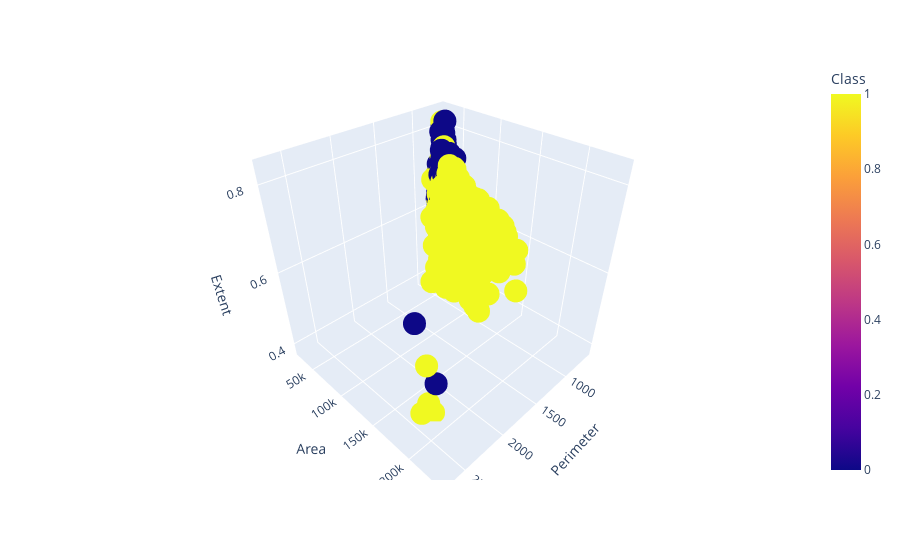

Write notebook code for a chart like this one.
### Code cell
fig = px.scatter_3d(df, x="Perimeter", y="Area", z="Extent", color="Class")
fig.show()

### Figure 1 — Plotly figure (JSON) as saved in the notebook; plotly's stock layout.template omitted (floating-point values rounded to 4 significant figures; data arrays with more than 128 entries replaced by an {"elided": "..."} marker saying what was removed)
{"data": [{"hovertemplate": "Perimeter=%{x}<br>Area=%{y}<br>Extent=%{z}<br>Class=%{marker.color}<extra></extra>", "legendgroup": "", "marker": {"color": {"elided": "900 int values"}, "coloraxis": "coloraxis", "symbol": "circle"}, "mode": "markers", "name": "", "scene": "scene", "showlegend": false, "type": "scatter3d", "x": {"elided": "900 float values"}, "y": {"elided": "900 int values"}, "z": {"elided": "900 float values"}}], "layout": {"coloraxis": {"colorbar": {"title": {"text": "Class"}}, "colorscale": [[0, "#0d0887"], [0.1111, "#46039f"], [0.2222, "#7201a8"], [0.3333, "#9c179e"], [0.4444, "#bd3786"], [0.5556, "#d8576b"], [0.6667, "#ed7953"], [0.7778, "#fb9f3a"], [0.8889, "#fdca26"], [1, "#f0f921"]]}, "legend": {"tracegroupgap": 0}, "margin": {"t": 60}, "scene": {"domain": {"x": [0, 1], "y": [0, 1]}, "xaxis": {"title": {"text": "Perimeter"}}, "yaxis": {"title": {"text": "Area"}}, "zaxis": {"title": {"text": "Extent"}}}}}
